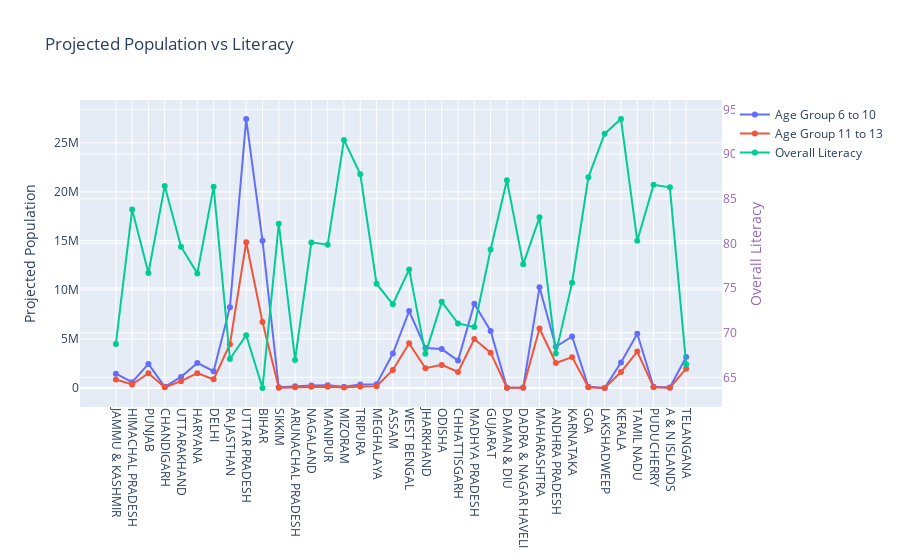

Notebook code cell kept with this figure:
### Code cell
# Creating trace1
trace1 = go.Scatter(
                    x = df_ele.STATNAME,
                    y = df_ele.TOT_6_10_15,
                    mode = "lines+markers",
                    name = "Age Group 6 to 10",
                    text= df_ele.STATNAME)
trace2 = go.Scatter(
                    x = df_ele.STATNAME,
                    y = df_ele.TOT_11_13_15,
                    mode = "lines+markers",
                    name = "Age Group 11 to 13",
                    text= df_ele.STATNAME
                    )
trace3 = go.Scatter(
                    x = df_ele.STATNAME,
                    y = df_ele.OVERALL_LI,
                    mode = "lines+markers",
                    name = "Overall Literacy",
                    text= df_ele.STATNAME,
                    yaxis='y2')
data = [trace1, trace2, trace3]
layout = dict(title = 'Projected Population vs Literacy',
              xaxis= dict(
                  ticklen= 5,
                  tickangle=90,
                  zeroline= False),
                  
              yaxis=dict(
                    title='Projected Population'
                ),
              yaxis2=dict(
              title='Overall Literacy',
              titlefont=dict(
               color='rgb(148, 103, 189)'
              ),
              tickfont=dict(
              color='rgb(148, 103, 189)'
           ),
             overlaying='y',
             side='right'
         )
       )

fig = dict(data = data, layout = layout)
iplot(fig)

### Figure 1 — Plotly figure (JSON) as saved in the notebook; plotly's stock layout.template omitted (floating-point values rounded to 4 significant figures)
{"data": [{"mode": "lines+markers", "name": "Age Group 6 to 10", "text": ["JAMMU & KASHMIR", "HIMACHAL PRADESH", "PUNJAB", "CHANDIGARH", "UTTARAKHAND", "HARYANA", "DELHI", "RAJASTHAN", "UTTAR PRADESH", "BIHAR", "SIKKIM", "ARUNACHAL PRADESH", "NAGALAND", "MANIPUR", "MIZORAM", "TRIPURA", "MEGHALAYA", "ASSAM", "WEST BENGAL", "JHARKHAND", "ODISHA", "CHHATTISGARH", "MADHYA PRADESH", "GUJARAT", "DAMAN & DIU", "DADRA & NAGAR HAVELI", "MAHARASHTRA", "ANDHRA PRADESH", "KARNATAKA", "GOA", "LAKSHADWEEP", "KERALA", "TAMIL NADU", "PUDUCHERRY", "A & N ISLANDS", "TELANGANA"], "type": "scatter", "x": ["JAMMU & KASHMIR", "HIMACHAL PRADESH", "PUNJAB", "CHANDIGARH", "UTTARAKHAND", "HARYANA", "DELHI", "RAJASTHAN", "UTTAR PRADESH", "BIHAR", "SIKKIM", "ARUNACHAL PRADESH", "NAGALAND", "MANIPUR", "MIZORAM", "TRIPURA", "MEGHALAYA", "ASSAM", "WEST BENGAL", "JHARKHAND", "ODISHA", "CHHATTISGARH", "MADHYA PRADESH", "GUJARAT", "DAMAN & DIU", "DADRA & NAGAR HAVELI", "MAHARASHTRA", "ANDHRA PRADESH", "KARNATAKA", "GOA", "LAKSHADWEEP", "KERALA", "TAMIL NADU", "PUDUCHERRY", "A & N ISLANDS", "TELANGANA"], "y": [1452682, 588162, 2447062, 114473, 1123220, 2556187, 1704499, 8238091, 27421871, 15017838, 59113, 174523, 239278, 263906, 118153, 339817, 388745, 3506540, 7843098, 4077439, 3963217, 2792441, 8585339, 5808398, 22119, 43860, 10258679, 4198314, 5249682, 120687, 5973, 2586473, 5534978, 122695, 35315, 3151811]}, {"mode": "lines+markers", "name": "Age Group 11 to 13", "text": ["JAMMU & KASHMIR", "HIMACHAL PRADESH", "PUNJAB", "CHANDIGARH", "UTTARAKHAND", "HARYANA", "DELHI", "RAJASTHAN", "UTTAR PRADESH", "BIHAR", "SIKKIM", "ARUNACHAL PRADESH", "NAGALAND", "MANIPUR", "MIZORAM", "TRIPURA", "MEGHALAYA", "ASSAM", "WEST BENGAL", "JHARKHAND", "ODISHA", "CHHATTISGARH", "MADHYA PRADESH", "GUJARAT", "DAMAN & DIU", "DADRA & NAGAR HAVELI", "MAHARASHTRA", "ANDHRA PRADESH", "KARNATAKA", "GOA", "LAKSHADWEEP", "KERALA", "TAMIL NADU", "PUDUCHERRY", "A & N ISLANDS", "TELANGANA"], "type": "scatter", "x": ["JAMMU & KASHMIR", "HIMACHAL PRADESH", "PUNJAB", "CHANDIGARH", "UTTARAKHAND", "HARYANA", "DELHI", "RAJASTHAN", "UTTAR PRADESH", "BIHAR", "SIKKIM", "ARUNACHAL PRADESH", "NAGALAND", "MANIPUR", "MIZORAM", "TRIPURA", "MEGHALAYA", "ASSAM", "WEST BENGAL", "JHARKHAND", "ODISHA", "CHHATTISGARH", "MADHYA PRADESH", "GUJARAT", "DAMAN & DIU", "DADRA & NAGAR HAVELI", "MAHARASHTRA", "ANDHRA PRADESH", "KARNATAKA", "GOA", "LAKSHADWEEP", "KERALA", "TAMIL NADU", "PUDUCHERRY", "A & N ISLANDS", "TELANGANA"], "y": [865656, 354221, 1498066, 67721, 687598, 1509213, 874236, 4451853, 14858172, 6730614, 29539, 77791, 109124, 121088, 51193, 158355, 167695, 1838910, 4549909, 2013642, 2351996, 1626381, 4989418, 3596398, 12424, 25043, 6063279, 2538445, 3142541, 73445, 3805, 1618453, 3706996, 75174, 22232, 1966365]}, {"mode": "lines+markers", "name": "Overall Literacy", "text": ["JAMMU & KASHMIR", "HIMACHAL PRADESH", "PUNJAB", "CHANDIGARH", "UTTARAKHAND", "HARYANA", "DELHI", "RAJASTHAN", "UTTAR PRADESH", "BIHAR", "SIKKIM", "ARUNACHAL PRADESH", "NAGALAND", "MANIPUR", "MIZORAM", "TRIPURA", "MEGHALAYA", "ASSAM", "WEST BENGAL", "JHARKHAND", "ODISHA", "CHHATTISGARH", "MADHYA PRADESH", "GUJARAT", "DAMAN & DIU", "DADRA & NAGAR HAVELI", "MAHARASHTRA", "ANDHRA PRADESH", "KARNATAKA", "GOA", "LAKSHADWEEP", "KERALA", "TAMIL NADU", "PUDUCHERRY", "A & N ISLANDS", "TELANGANA"], "type": "scatter", "x": ["JAMMU & KASHMIR", "HIMACHAL PRADESH", "PUNJAB", "CHANDIGARH", "UTTARAKHAND", "HARYANA", "DELHI", "RAJASTHAN", "UTTAR PRADESH", "BIHAR", "SIKKIM", "ARUNACHAL PRADESH", "NAGALAND", "MANIPUR", "MIZORAM", "TRIPURA", "MEGHALAYA", "ASSAM", "WEST BENGAL", "JHARKHAND", "ODISHA", "CHHATTISGARH", "MADHYA PRADESH", "GUJARAT", "DAMAN & DIU", "DADRA & NAGAR HAVELI", "MAHARASHTRA", "ANDHRA PRADESH", "KARNATAKA", "GOA", "LAKSHADWEEP", "KERALA", "TAMIL NADU", "PUDUCHERRY", "A & N ISLANDS", "TELANGANA"], "y": [68.74, 83.78, 76.68, 86.43, 79.63, 76.64, 86.34, 67.06, 69.72, 63.82, 82.2, 66.95, 80.11, 79.85, 91.58, 87.75, 75.48, 73.18, 77.08, 67.63, 73.45, 71.04, 70.63, 79.31, 87.07, 77.65, 82.91, 67.66, 75.6, 87.4, 92.28, 93.91, 80.3, 86.55, 86.27, 66.46], "yaxis": "y2"}], "layout": {"title": {"text": "Projected Population vs Literacy"}, "xaxis": {"tickangle": 90, "ticklen": 5, "zeroline": false}, "yaxis": {"title": {"text": "Projected Population"}}, "yaxis2": {"overlaying": "y", "side": "right", "tickfont": {"color": "rgb(148, 103, 189)"}, "title": {"font": {"color": "rgb(148, 103, 189)"}, "text": "Overall Literacy"}}}}
